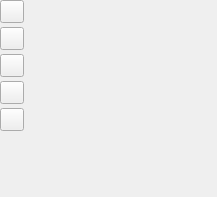
<?xml version="1.0" encoding="UTF-8"?>
<ui version="4.0">
 <class>ComponentCurveWidget</class>
 <widget class="QWidget" name="ComponentCurveWidget">
  <property name="geometry">
   <rect>
    <x>0</x>
    <y>0</y>
    <width>217</width>
    <height>197</height>
   </rect>
  </property>
  <property name="windowTitle">
   <string>Form</string>
  </property>
  <layout class="QHBoxLayout" name="horizontalLayout" stretch="0,1">
   <property name="spacing">
    <number>4</number>
   </property>
   <property name="leftMargin">
    <number>0</number>
   </property>
   <property name="topMargin">
    <number>0</number>
   </property>
   <property name="rightMargin">
    <number>0</number>
   </property>
   <property name="bottomMargin">
    <number>0</number>
   </property>
   <item>
    <layout class="QVBoxLayout" name="verticalLayout">
     <property name="spacing">
      <number>4</number>
     </property>
     <item>
      <widget class="QToolButton" name="buttonInvert">
       <property name="text">
        <string/>
       </property>
      </widget>
     </item>
     <item>
      <widget class="QToolButton" name="buttonReset">
       <property name="text">
        <string/>
       </property>
      </widget>
     </item>
     <item>
      <widget class="QToolButton" name="buttonToggleBezier">
       <property name="text">
        <string/>
       </property>
      </widget>
     </item>
     <item>
      <widget class="QToolButton" name="buttonLoad">
       <property name="text">
        <string/>
       </property>
      </widget>
     </item>
     <item>
      <widget class="QToolButton" name="buttonSave">
       <property name="text">
        <string/>
       </property>
      </widget>
     </item>
     <item>
      <spacer name="verticalSpacer">
       <property name="orientation">
        <enum>Qt::Vertical</enum>
       </property>
       <property name="sizeHint" stdset="0">
        <size>
         <width>0</width>
         <height>0</height>
        </size>
       </property>
      </spacer>
     </item>
    </layout>
   </item>
   <item>
    <widget class="CurveEditWidget" name="curveEditWidget" native="true"/>
   </item>
  </layout>
 </widget>
 <customwidgets>
  <customwidget>
   <class>CurveEditWidget</class>
   <extends>QWidget</extends>
   <header>curveedit_widget/curveedit_widget.h</header>
   <container>1</container>
  </customwidget>
 </customwidgets>
 <resources/>
 <connections/>
</ui>
